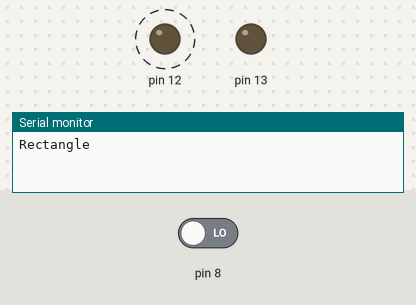
This sketch was run on a simulated Arduino Uno, built with avr-gcc and run on an emulated ATmega328P. Parts: output pins drawn as LEDs (lit = HIGH), the last lines printed to the serial monitor. Dashed ring = blinking. The inputs (shaded band) are chosen by the test bench; at power-on: pin 8 LOW.

Above: at 2.1 s.
3.3 s: pin 8 driven HIGH
At 5.0 s:
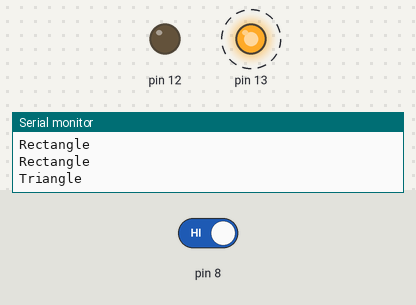
7.8 s: pin 8 driven LOW
At 9.0 s:
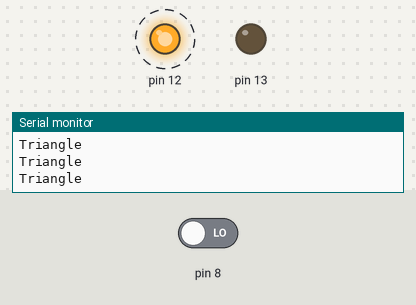
Timing chart, 0 to 18.3 s (numbered marks = the images above; inputs shaded):
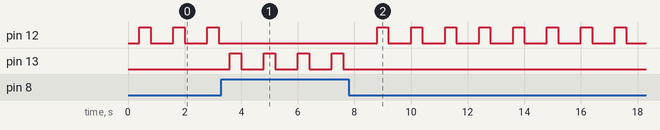

Measured:
- after the input at 3.3 s, pin 12: stops changing and stays LOW; pin 13: alternates HIGH for 0.40 s and LOW for 0.80 s, starting after 0.30 s
- after the input at 7.8 s, pin 12: alternates HIGH for 0.40 s and LOW for 0.80 s, starting after 1.0 s; pin 13: stops changing and stays LOW
- by itself, pin 12: alternates HIGH for 0.40 s and LOW for 0.80 s

The sketch:

rectangle.ino
```cpp
byte b;
void setup() {
  // put your setup code here, to run once:
  pinMode(12, OUTPUT);
  pinMode(13, OUTPUT);
  pinMode(8, INPUT);
  Serial.begin(9600);

}
void loop() {
  // put your main code here, to run repeatedly:
  b = digitalRead(8);

  if(b==HIGH){
  digitalWrite(13, b);
  delay(400);
  digitalWrite(13, LOW);
  delay(400);
  digitalWrite(12, LOW);
  delay(400);
  Serial.println("Triangle");
  }


  else if(b==LOW){
  digitalWrite(13, LOW);
  delay(400);
  digitalWrite(12, HIGH);
  delay(400);
  digitalWrite(12, LOW);
  delay(400);
  Serial.println("Rectangle");
    }
}
```
